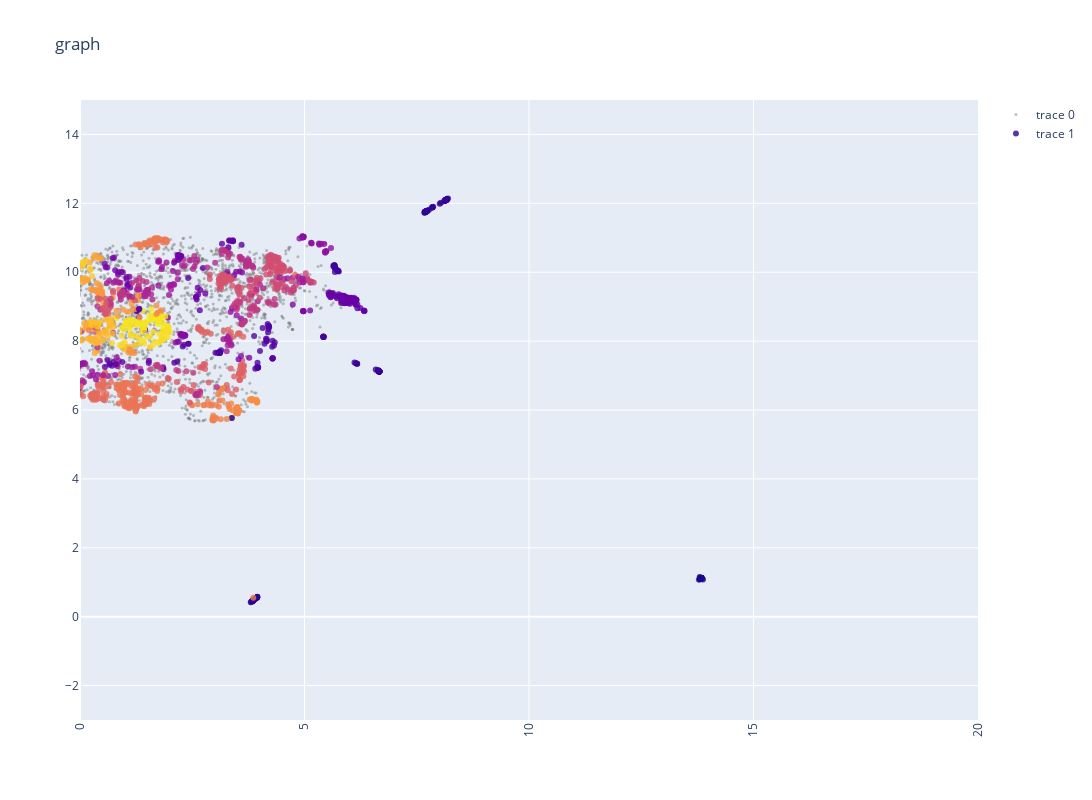

The notebook cell saved with this chart:
### Code cell
#subplots with plotly
## StackOverflow about overlaying two different plots (using plotly graph objects as plotly express does not seem to support this):
### https://stackoverflow.com/questions/62287001/how-to-overlay-two-plots-in-same-figure-in-plotly-create-pareto-chart-in-plotl


from plotly.subplots import make_subplots
import plotly.graph_objects as go

trace1 = go.Scatter(
    #data = clustered
    x = clustered['x'],
    y = clustered['y'],
    mode = 'markers', 
    
    marker = dict(color = clustered['labels'], size = 6, opacity = 0.8),
    hovertext = clustered['filetopics'],
)

trace2 = go.Scatter(
    #data = outliers,
    x = outliers['x'],
    y = outliers['y'],
    mode = 'markers',
    marker = dict(color = "gray", opacity = 0.5, size = 3),
    hoverinfo='skip'
    #hovertext = outliers['filetopics']

)

fig = make_subplots()
fig.add_trace(trace2)
fig.add_trace(trace1)


fig['layout'].update(height = 800, width = 1200, title = "graph", xaxis=dict(
      tickangle=-90
    ), yaxis_range=[-3,15], xaxis_range = [0, 20]
    )

fig.show()

### Figure 1 — Plotly figure (JSON) as saved in the notebook; plotly's stock layout.template omitted (floating-point values rounded to 4 significant figures; data arrays with more than 128 entries replaced by an {"elided": "..."} marker saying what was removed)
{"data": [{"hoverinfo": "skip", "marker": {"color": "gray", "opacity": 0.5, "size": 3}, "mode": "markers", "type": "scatter", "x": {"elided": "2082 float values"}, "y": {"elided": "2082 float values"}}, {"hovertext": {"elided": "1824 str values"}, "marker": {"color": {"elided": "1824 int values"}, "opacity": 0.8, "size": 6}, "mode": "markers", "type": "scatter", "x": {"elided": "1824 float values"}, "y": {"elided": "1824 float values"}}], "layout": {"height": 800, "title": {"text": "graph"}, "width": 1200, "xaxis": {"anchor": "y", "domain": [0, 1], "range": [0, 20], "tickangle": -90}, "yaxis": {"anchor": "x", "domain": [0, 1], "range": [-3, 15]}}}
